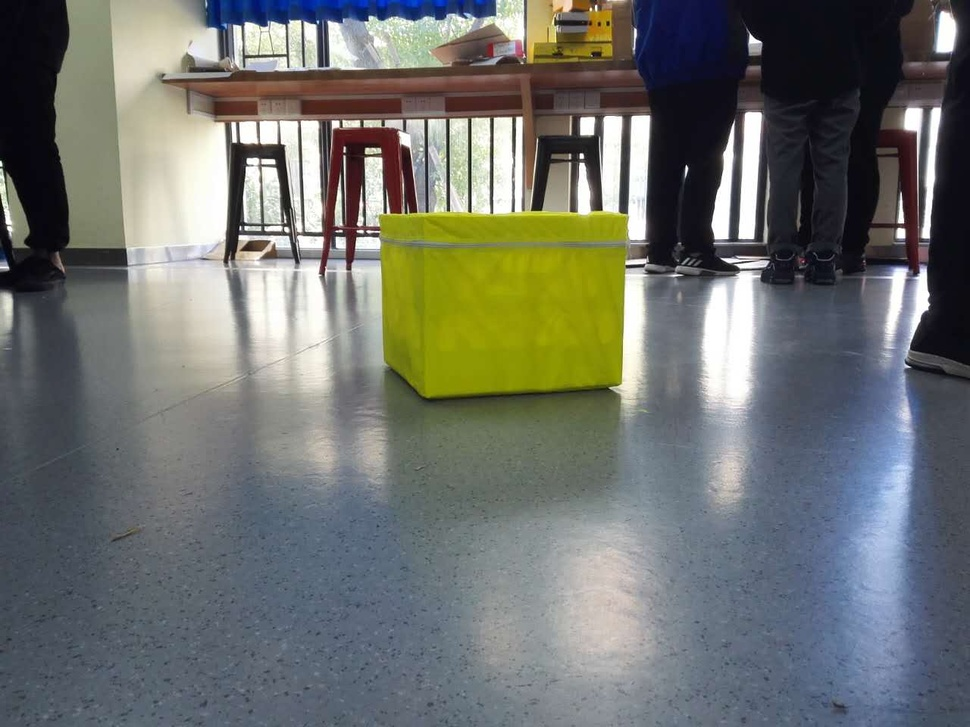
#> input picture proj/cube_detection/a.jpg, 970 x 727 px, shrunk from 1280 x 960 before the run, given in place of the camera
$ python example.py   (older library calls are emulated)
#> lines starting #> are read from the running program, lines starting #| are printed output that depends on the picture; after the words box and inside, x2 and y2 are one past the last pixel; in counts of white or black regions, pixels touching at a corner belong together
import numpy as np
import argparse
import time
import cv2

#BGR
colorLower = np.array([0, 100, 100], dtype="uint8")
colorUpper = np.array([255, 200, 200], dtype="uint8")

# Hue from http://color.yafla.com/
lower_yellow = np.array([25, 90, 90])
upper_yellow = np.array([30, 250, 250])

camera = cv2.VideoCapture(1)
camera.set(cv2.CAP_PROP_AUTO_EXPOSURE, True)
camera.set(cv2.CAP_PROP_AUTO_EXPOSURE, False)
print(camera.isOpened())

while True:
    (grabbed, frame) = camera.read(cv2.COLOR_RGB2HSV)
#> frame is the input picture: shape (727, 970, 3); mean B, G, R 109.5, 114, 110.9
    cv2.imshow('original', frame)

    # Remove noise
    frame = cv2.GaussianBlur(frame, (3, 3), 0)
    frame = cv2.bilateralFilter(frame, 9, 75, 75)

    # Detect yellow specific area
    hsv = cv2.cvtColor(frame, cv2.COLOR_BGR2HSV)
#> hsv: shape (727, 970, 3); mean H, S, V 80.6, 61.6, 124
    mask = cv2.inRange(hsv, lower_yellow, upper_yellow)
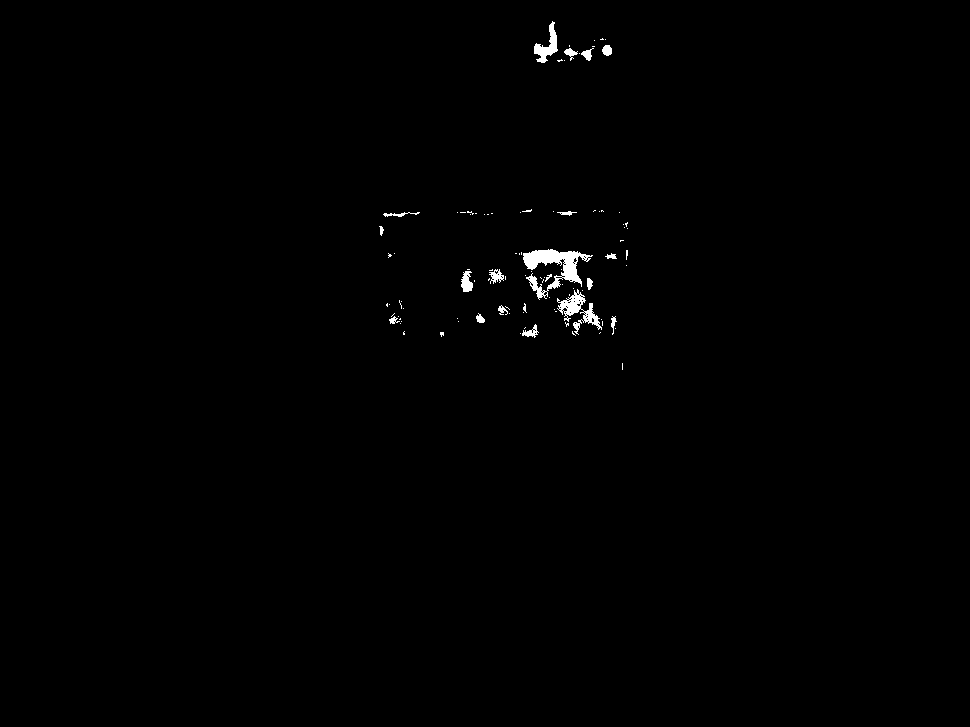
#> mask: shape (727, 970); 0.53% white; 99 white regions (80 under 20 px)
    res = cv2.bitwise_and(frame, frame, mask=mask)
    cv2.imshow('mask', mask)

    (img, cnts, _) = cv2.findContours(mask.copy(), cv2.RETR_LIST,
                                      cv2.CHAIN_APPROX_SIMPLE)
#> cnts = 182 contours, 165 with area under 20; largest, box (x1, y1, x2, y2) and area: (523, 249, 593, 300) 1183, (557, 289, 602, 335) 585, (534, 21, 558, 63) 342, (461, 271, 473, 292) 148, (489, 269, 504, 284) 96
    if len(cnts) > 0:
        # Detect the largest region
        cnt = sorted(cnts, key=cv2.contourArea, reverse=True)[0]
#> cnt = contour of 256 points, box (x1, y1, x2, y2) (523, 249, 593, 300), area 1183
        approx = cv2.approxPolyDP(cnt, 0.01 * cv2.arcLength(cnt, True), True)
#> approx = contour of 17 points, box (x1, y1, x2, y2) (523, 249, 593, 300), area 1222
        rect = np.int32(cv2.boxPoints(cv2.minAreaRect(cnt)))
#> rect = [[529, 300], [521, 252], [589, 241], [597, 289]]
        # Draw a rectangular frame around the detected object
        frame = cv2.drawContours(frame, [rect, approx], -1, (100, 100, 256), 4)
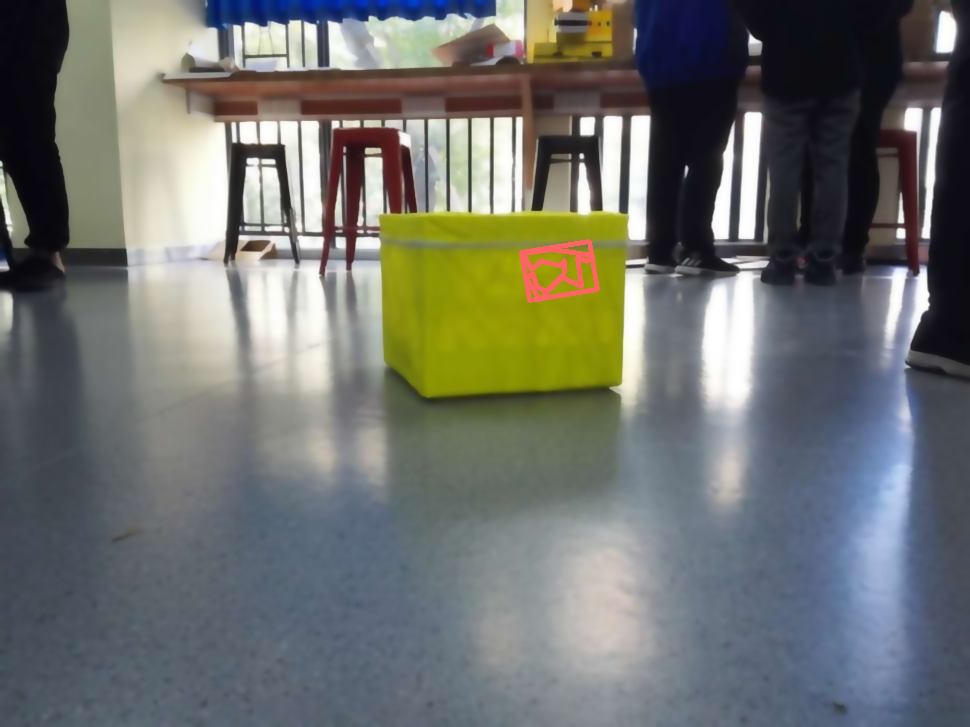
#> frame: shape (727, 970, 3); mean B, G, R 109.8, 113.9, 111.2

    cv2.imshow('classified', frame)
    time.sleep(0.025)
    if cv2.waitKey(1) & 0xFF == ord("q"):
#> (key q is pressed here)
        break
camera.release()
